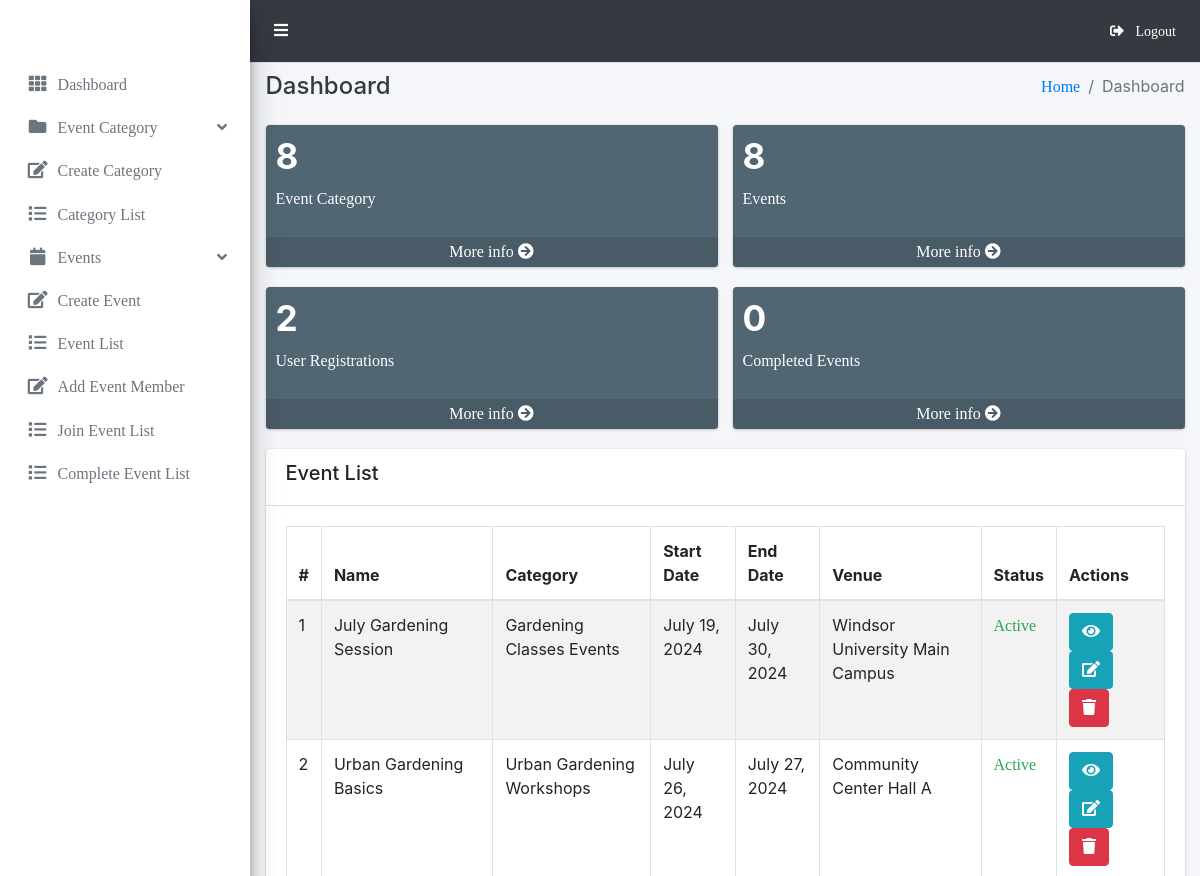
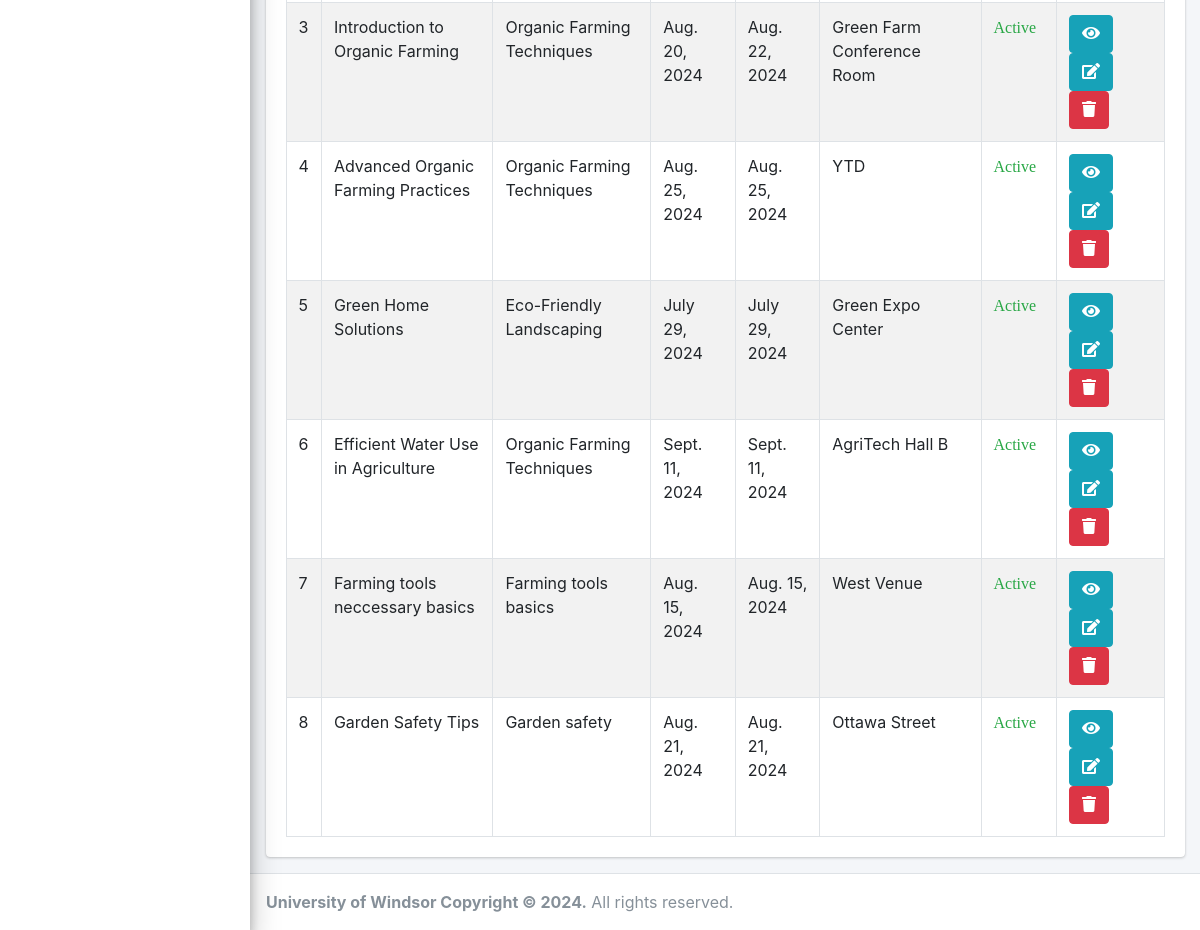
The app's page /e_dashboard/ (signed in) with its own data (2 pictures, top to bottom).
### adminPortal/models.py (models this page shows, shortened)
class Event(models.Model):
    category = models.ForeignKey(EventCategory, on_delete=models.CASCADE)  # Category of the event
    name = models.CharField(max_length=255, unique=True)  # Name of the event
    uid = models.PositiveIntegerField(unique=True)  # Unique ID of the event
    description = models.TextField()  # Description of the event
    scheduled_status = models.CharField(max_length=25, choices=[
        ('yet to scheduled', 'Yet to Scheduled'),
        ('scheduled', 'Scheduled')
    ])  # Scheduled status of the event
    venue = models.CharField(max_length=255)  # Venue of the event
    start_date = models.DateField()  # Start date of the event
    end_date = models.DateField()  # End date of the event
    location = LocationField()  # Location of the event
    maximum_attende = models.PositiveIntegerField()  # Maximum number of attendees
    created_user = models.ForeignKey(User, on_delete=models.CASCADE, blank=True, null=True, related_name='event_created_user')  # User who created the event
    updated_user = models.ForeignKey(User, on_delete=models.CASCADE, blank=True, null=True, related_name='event_updated_user')  # User who updated the event
    created_date = models.DateField(auto_now_add=True)  # Date when the event was created
    updated_date = models.DateField(auto_now_add=True)  # Date when the event was updated
    status = models.CharField(choices=[
        ('disabled', 'Disabled'),
        ('active', 'Active'),
        ('deleted', 'Deleted'),
        ('time out', 'Time Out'),
        ('completed', 'Completed'),
        ('cancel', 'Cancel')
    ], max_length=10)  # Status of the event

class EventCategory(models.Model):
    name = models.CharField(max_length=255, unique=True)  # Category name
    code = models.CharField(max_length=6, unique=True)  # Category code
    image = models.ImageField(upload_to='userPortal/static/event_category/')  # Category image
    created_user = models.ForeignKey(User, on_delete=models.CASCADE, related_name='created_user')  # User who created the category
    updated_user = models.ForeignKey(User, on_delete=models.CASCADE, related_name='updated_user')  # User who updated the category
    created_date = models.DateField(auto_now_add=True)  # Date when the category was created
    updated_date = models.DateField(auto_now_add=True)  # Date when the category was updated
    def __str__(self):
        return self.name  # Return the name of the category as its string representation

### adminPortal/views.py (the view)
# urls.py: path('e_dashboard/', dashboard, name='e_dashboard'),
@login_required
@user_passes_test(is_admin)
def dashboard(request):
    event_ctg = Event.objects.count()
    events = Event.objects.all()
    event = Event.objects.count()
    user = EventRegistration.objects.registrations_last_week()
    complete_event = Event.objects.filter(status='completed').count()
    context = {
        'event_ctg': event_ctg,
        'event': event,
        'events': events,
        'user': user,
        'complete_event': complete_event,
    }
    return render(request, 'dashboard.html', context)

### adminPortal/models.py (called while the page is built)
    def registrations_last_week(self):
        last_week = datetime.datetime.now() - datetime.timedelta(days=7)  # Calculate the date a week ago
        return self.filter(registration_date__gte=last_week).count()  # Return the count of registrations in the last week

### adminPortal/views.py (called while the page is built)
def is_admin(user):
    return user.is_staff

### adminPortal/templates/dashboard.html (shortened to what this page needs)
{% extends 'base/base.html' %}
{% block breadcrumb %}Dashboard{% endblock breadcrumb %}
{% block content %}
<div class="row">
    <div class="col-lg-6 col-12">
      <div class="small-box admin-panel-bg">
        <div class="inner">
          <h3>{{ event_ctg|default:"0" }}</h3>
          <p>Event Category</p>
        </div>
        <a href="{% url 'event-category-list' %}" class="small-box-footer">More info <i class="fas fa-arrow-circle-right"></i></a>
      </div>
    </div>
    <div class="col-lg-6 col-12">
      <div class="small-box admin-panel-bg">
        <div class="inner">
          <h3>{{ event|default:"0" }}</h3>
          <p>Events</p>
        </div>
        <a href="{% url 'event-list' %}" class="small-box-footer">More info <i class="fas fa-arrow-circle-right"></i></a>
      </div>
    </div>
    <div class="col-lg-6 col-12">
      <div class="small-box admin-panel-bg">
        <div class="inner">
          <h3>{{ user|default:"0" }}</h3>
          <p>User Registrations</p>
        </div>
        <a href="{% url 'registration-details' %}" class="small-box-footer">More info <i class="fas fa-arrow-circle-right"></i></a>
      </div>
    </div>
    <div class="col-lg-6 col-12">
      <div class="small-box admin-panel-bg">
        <div class="inner">
          <h3>{{ complete_event|default:"0" }}</h3>
          <p>Completed Events</p>
        </div>
        <a href="{% url 'complete-event' %}" class="small-box-footer">More info <i class="fas fa-arrow-circle-right"></i></a>
      </div>
    </div>
  </div>
  <div class="row">
    <div class="col-md-12">
        <div class="card">
            <div class="card-header">
                <h5>Event List</h5>
            </div>
            <div class="card-body">
                  <table class="table table-striped table-bordered datatable dataTable no-footer">
                    <thead>
                        <tr>
                            <th>#</th>
                            <th>Name</th>
                            <th>Category</th>
                            <th>Start Date</th>
                            <th>End Date</th>
                            <th>Venue</th>
                            <th>Status</th>
                            <th>Actions</th>
                        </tr>
                    </thead>
                    <tbody>
                        {% for event in events %}
                          <tr>
                              <td>{{ forloop.counter }}</td>
                              <td>{{ event.name|capfirst }}</td>
                              <td>{{ event.category }}</td>
                              <td>{{ event.start_date }}</td>
                              <td>{{ event.end_date }}</td>
                              <td>{{ event.venue|capfirst }}</td>
                              <td>
                                  {% if event.status == 'active' %}
                                    <a href="{% url 'update-event-status' event.id %}" class="text-success">{{ event.status|title }}</a>
                                  {% elif event.status == 'completed' %}
                                    <a href="{% url 'update-event-status' event.id %}" class="text-primary">{{ event.status|title }}</a>
                                  {% else %}
                                    <a href="{% url 'update-event-status' event.id %}" class="text-danger">{{ event.status|title }}</a>
                                  {% endif %}
                              </td>
                              <td>
                                  <a class="btn btn-info" href="{% url 'event-detail' event.pk %}" title="view">
                                      <i class="fa fa-eye"></i>
                                  </a>
                                  <a class="btn btn-info" href="{% url 'event-edit' event.pk %}" title="edit">
                                    <i class="fa fa-edit"></i>
                                </a>
                                  <a class="btn btn-danger" href="{% url 'event-delete' event.pk %}" title="delete">
                                      <i class="fa fa-trash"></i>
                                  </a>
                              </td>
                          </tr>
                        {% endfor %}
                    </tbody>
                </table>
            </div>
        </div>
    </div>
</div>
{% endblock content %}

### adminPortal/templates/dashboard.html (style rules this page uses)
.admin-panel-bg { background-color: #516573; color: white; }
.admin-panel-bg .inner h3, .admin-panel-bg .inner p, .admin-panel-bg .icon i, .admin-panel-bg .small-box-footer { color: white; }

### records on screen
Event: name "July Gardening Session", category "Gardening Classes Events", start_date "July 19, 2024", end_date "July 30, 2024", venue "Windsor University Main Campus", status "Active"
Event: name "Urban Gardening Basics", category "Urban Gardening Workshops", start_date "July 26, 2024", end_date "July 27, 2024", venue "Community Center Hall A", status "Active"
Event: name "Introduction to Organic Farming", category "Organic Farming Techniques", start_date "Aug. 20, 2024", end_date "Aug. 22, 2024", venue "Green Farm Conference Room", status "Active"
Event: name "Advanced Organic Farming Practices", category "Organic Farming Techniques", start_date "Aug. 25, 2024", end_date "Aug. 25, 2024", venue "YTD", status "Active"
Event: name "Green Home Solutions", category "Eco-Friendly Landscaping", start_date "July 29, 2024", end_date "July 29, 2024", venue "Green Expo Center", status "Active"
Event: name "Efficient Water Use in Agriculture", category "Organic Farming Techniques", start_date "Sept. 11, 2024", end_date "Sept. 11, 2024", venue "AgriTech Hall B", status "Active"
Event: name "Farming tools neccessary basics", category "Farming tools basics", start_date "Aug. 15, 2024", end_date "Aug. 15, 2024", venue "West Venue", status "Active"
Event: name "Garden Safety Tips", category "Garden safety", start_date "Aug. 21, 2024", end_date "Aug. 21, 2024", venue "Ottawa Street", status "Active"

### other values on screen
{{ event_ctg|default:"0" }} "8"
{{ event|default:"0" }} "8"
{{ user|default:"0" }} "2"
{{ complete_event|default:"0" }} "0"
